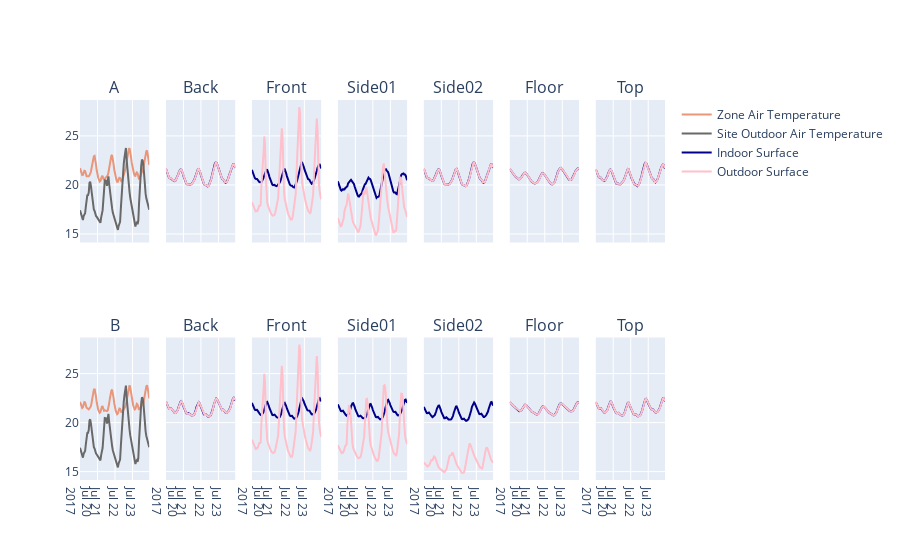

Write notebook code for a chart like this one.
### Code cell
fig = make_subplots(rows=2, cols=7, shared_yaxes=True, shared_xaxes=True, subplot_titles=surf_names 
)


## zone air temp, in vs out 
for ix, room in enumerate(rooms.values()):
    showlegendbool = True if ix == 0 else False
    fig.add_trace(go.Scatter(
        x=room["air"][0].datetimes,
        y=room["air"][0].values, 
        mode='lines',
        name="Zone Air Temperature",
        showlegend=showlegendbool,
        marker_color="darksalmon"
    ), row=ix+1, col=1)
    fig.add_trace(go.Scatter(
        x=room["amb"][0].datetimes,
        y=room["amb"][0].values, 
        mode='lines',
        name="Site Outdoor Air Temperature",
        showlegend=showlegendbool,
        marker_color="dimgrey"
    ), row=ix+1, col=1)

for ix, room in enumerate(rooms.values()):
    
    for i in range(len(room["in"])):
        showlegendbool = True if i == 0 and ix == 0 else False
        fig.add_trace(go.Scatter(
            x=room["in"][i].datetimes,
            y=room["in"][i].values, 
            mode='lines',
            name="Indoor Surface",
            showlegend=showlegendbool,
            marker_color="darkblue"
        ), row=ix+1, col=i+2)
        fig.add_trace(go.Scatter(
            x=room["out"][i].datetimes,
            y=room["out"][i].values, 
            mode='lines',
            name="Outdoor Surface",
            showlegend=showlegendbool,
            marker_color="pink"
        ), row=ix+1, col=i+2)

fig.show()
